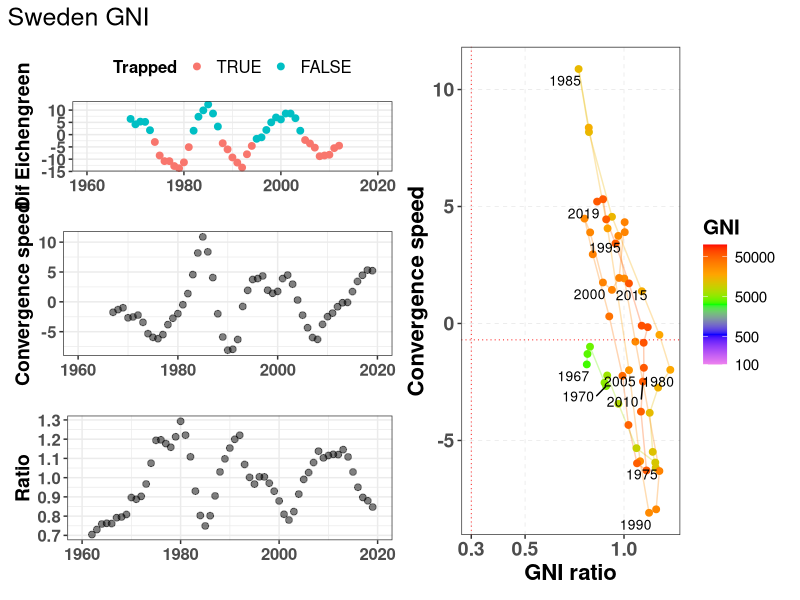
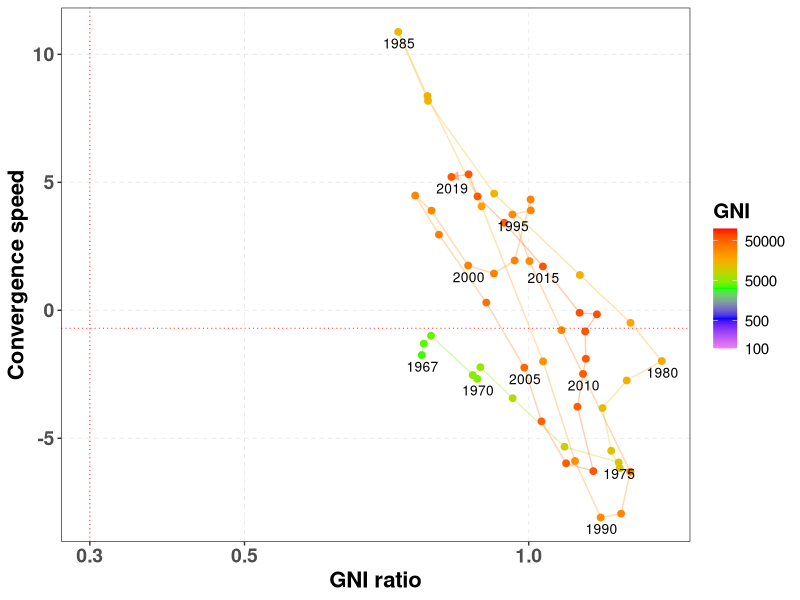
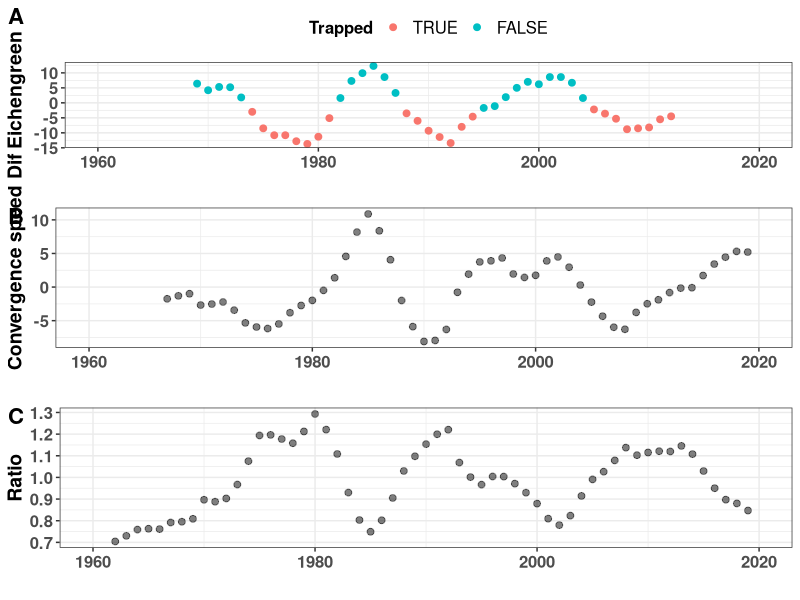
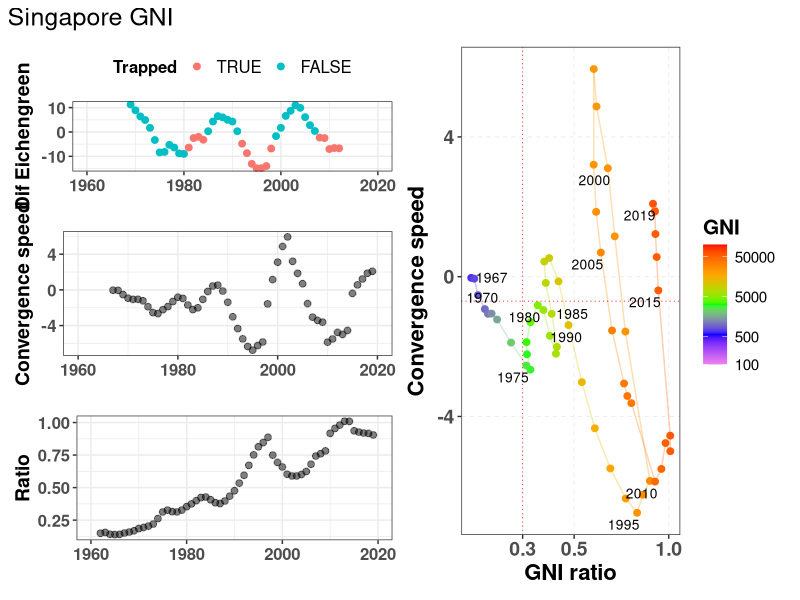
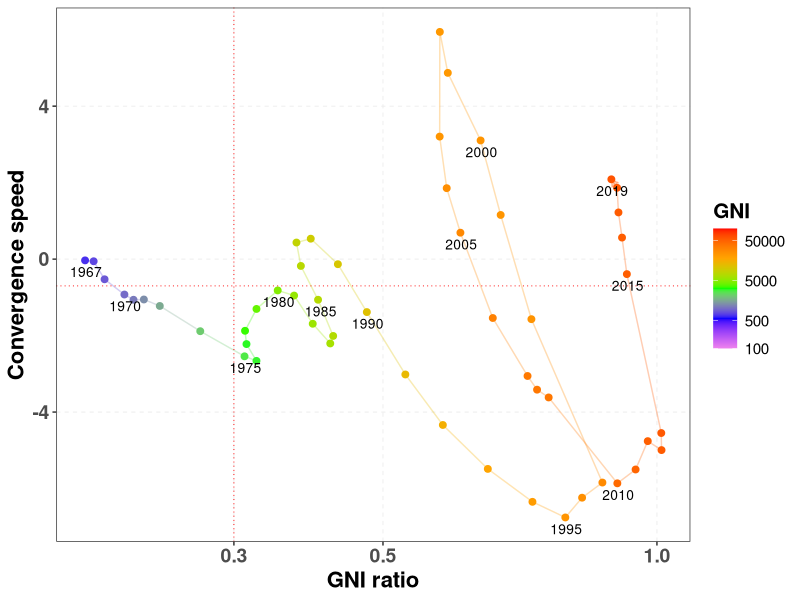
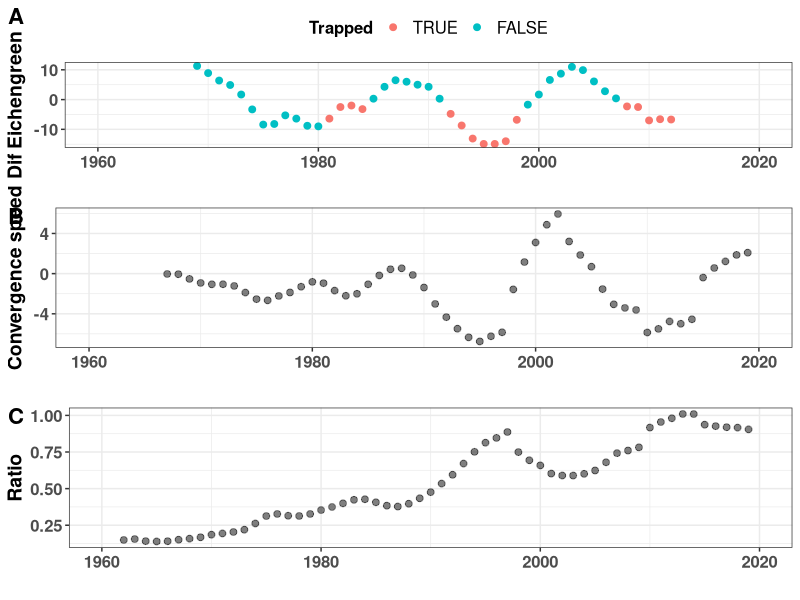
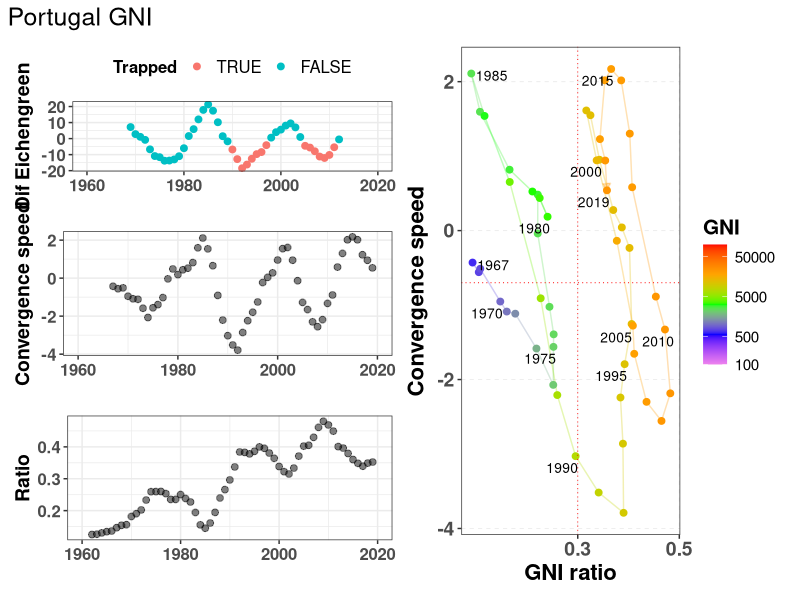
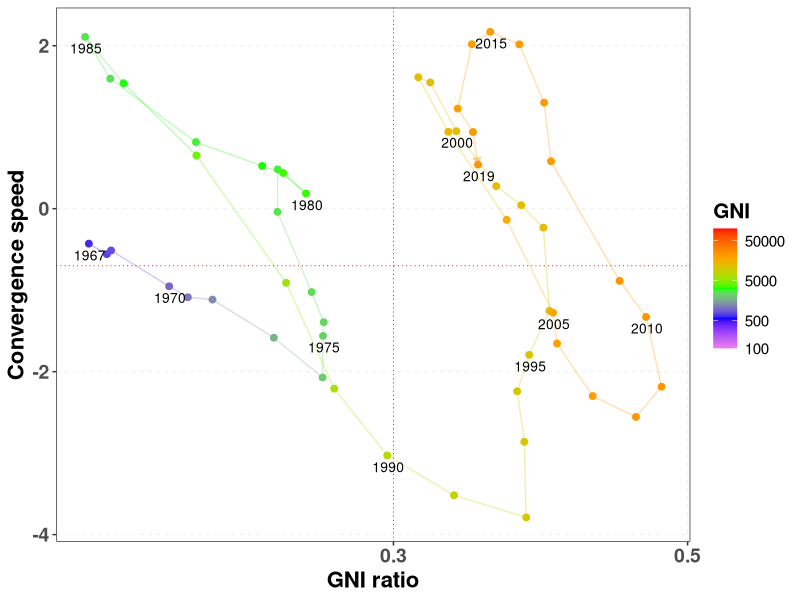

These figures' R source, in order: (Note: this script raises an error after producing the figures.)
# Script to generate all magnitudes
# 
# List lcriteria allows to choose GDP, GNI or both
#
# Author: Javier Garcia-Algarra
# August 2021
# 
# Inputs:  data/GDP2010_WB.csv    GNIS.csv
# Results: data/all_speeds_criteria.csv
#          figs/countries

library(ggplot2)
library(ggrepel)
library(cowplot)
library(patchwork)
library(zoo)

lcountry <- c("Brazil","Chile","China","Colombia","Mexico","Morocco","Malaysia","Korea, Rep.","Puerto Rico",
              "Nigeria","Vietnam","Peru","Bulgaria", "Thailand", "Paraguay","Bolivia","Lebanon",
              "India","Argentina","Pakistan","Philippines","Indonesia","Turkey","Ecuador","Guatemala","France","Italy",
              "South Africa","Uruguay","Botswana","Costa Rica","Panama","Nicaragua","El Salvador","Portugal","Spain")

criteria <- read.table("criteria.txt")
lcriteria <- criteria$V1

countries_msci <- read.csv("data/countries_msci.csv")
lcountrycode <- countries_msci$ISOCode

#lcountrycode <- c("ARG")   # Pick one country to test

USA_perc_middle <- 0.3
gap_widening <- -0.7
mmovper <- 5
print_indiv <- TRUE      # Print individual files
last_year_Ecihengreen <- 2013
tdir1 <- "figs"
tdir <- paste0(tdir1,"/countries")
if (!dir.exists(tdir))
  dir.create(tdir1)
  dir.create(tdir)

for (criteria in lcriteria)
{
  count_countries <- 0  
  for (countrycode in lcountrycode)
  {
    count_countries <- count_countries + 1
    print(paste(countrycode,criteria))
    if (criteria == "GNI"){
      DATA_WB <- read.csv("data/GNIS.csv")
    } else
      DATA_WB <- read.delim2("data/GDP2010_WB.csv")
    rawdata <- DATA_WB[DATA_WB$Country.Code==countrycode,]
    usadata <- DATA_WB[DATA_WB$Country.Name=="United States",]
    country <- DATA_WB[DATA_WB$Country.Code==countrycode,]$Country.Name
    datos_pais <- data.frame("Year"=seq(1960,2019))
    datos_pais$Magnitude = 0
    datos_pais$growth = 0
    datos_pais$gb = 0
    datos_pais$ga = 0
    datos_pais$dif = 0
    datos_pais$dgrowth_dt = 0
    datos_pais$USAMagnitude = 0
    datos_pais$ratio = 0
    datos_pais$dratio_dt = 0
    datos_pais$dratio_dt_mmov = 0
    period_calc = 7
    for (i in 1960:2020){
      datos_pais$Magnitude[i-(1960)] <- as.numeric(rawdata[,4+i-1960])
      datos_pais$USAMagnitude[i-(1960)] <- as.numeric(usadata[,4+i-1960]) # USA GDP or GNI
      datos_pais$ratio[i-(1960)] <- datos_pais$Magnitude[i-(1960)]/datos_pais$USAMagnitude[i-(1960)]
    }
    for (j in 2:nrow(datos_pais))
      datos_pais$growth[j] <- 100*(datos_pais$Magnitude[j] - datos_pais$Magnitude[j-1])/
                              (datos_pais$Magnitude[j-1])  # Magnitude growth
    for (j in 2:nrow(datos_pais)){
      datos_pais$dgrowth_dt[j] <- (datos_pais$growth[j] - datos_pais$growth[j-1])
      # Gap closing speed
      datos_pais$dratio_dt[j] <- 100*(datos_pais$ratio[j] - datos_pais$ratio[j-1])
    }
    datos_pais$dratio_dt_mmov <- rollmean(datos_pais$dratio_dt, mmovper, fill = NA,  align = "right")
    
    for (j in 2:nrow(datos_pais))
      datos_pais$dratio_dt2_mmov[j] <- (datos_pais$dratio_dt_mmov[j] - datos_pais$dratio_dt_mmov[j-1])
    # criteria Eichengreen
    for (j in period_calc:nrow(datos_pais))
      datos_pais$gb[j] <- sum(datos_pais$growth[(j-(period_calc-1)):j])/period_calc
    for (j in 1:(nrow(datos_pais)-period_calc))
      datos_pais$ga[j] <- sum(datos_pais$growth[(j+1):(j+(period_calc))])/period_calc
    for (j in 1:nrow(datos_pais))
      datos_pais$dif[j] <- datos_pais$ga[j]-datos_pais$gb[j]
    datosplot <- datos_pais[period_calc:(nrow(datos_pais)-period_calc),]
    datosplot$Trapped = FALSE
    mingb = 3.5
    mindif = -2
    minMagnitude = 5000
    limityears <- c(1960,2020)
    datosplot$gb = (floor(datosplot$gb* 10)+1)/10
    datosplot$dif = (floor(datosplot$dif* 10)+1)/10
    for (k in 1:nrow(datosplot)){
      datosplot$Trapped[k] = (datosplot$Magnitude[k]>minMagnitude) & (datosplot$gb[k]>=mingb) & (datosplot$dif[k] <= mindif)
    }
    pEichen <- ggplot(data= datosplot, aes(x=Year,y=dif,color=Trapped))+
         geom_point(size=2)+ylab(paste("Dif Eichengreen"))+xlab("")+
         scale_color_discrete(limits = c('TRUE', 'FALSE'))+
         xlim(limityears)+theme_bw()+ 
         theme(legend.position="top",
               legend.title = element_text(face="bold", size=12),
               legend.text = element_text( size=12),
            axis.text.y = element_text(face="bold", size=12),
            axis.text.x = element_text(face="bold", size=12),
            axis.title.x = element_text(face="bold", size=14),
            axis.title.y  = element_text(face="bold", size=14))
    
    datosEich <- datos_pais[(datos_pais$Year >= min(datosplot$Year))&
                              (datos_pais$Year<last_year_Ecihengreen),]
    datosEich <- datos_pais 
    pClosingGapSpeed <- ggplot(data= datosEich, aes(x=Year,y=-dratio_dt_mmov))+
      geom_point(size=2,col="black",alpha=0.5)+ylab(paste("Convergence speed"))+
      xlim(limityears)+theme_bw()+ xlab("")+
      theme(axis.text.y = element_text(face="bold", size=12),
            axis.text.x = element_text(face="bold", size=12),
            axis.title.x = element_text(face="bold", size=14),
            axis.title.y  = element_text(face="bold", size=14))
    
    pratio <- ggplot(data= datosEich, aes(x=Year,y=ratio))+
      geom_point(size=2,col="black",alpha=0.5)+ylab(paste("Ratio"))+
      xlim(limityears)+theme_bw() + xlab("")+
      theme(axis.text.y = element_text(face="bold", size=12),
                                axis.text.x = element_text(face="bold", size=12),
                                axis.title.x = element_text(face="bold", size=14),
                                axis.title.y  = element_text(face="bold", size=14))
    
    pizda <- plot_grid(
      pEichen, pClosingGapSpeed, pratio,
      ncol = 1
    )
    
    datos_pais$Country = country
    datos_pais$CountryCode = rawdata$Country.Code[1]
    if (print_indiv){
      ppi <- 300
      nfile <- paste0(tdir,"/ALL_",country,"_",criteria,"_",mmovper)
      png(paste0(nfile,".png"), width=12*ppi, height=7*ppi, res=ppi)

      my_breaks <- c(100,500,1000,2500,5000,10000,20000,50000)
      my_breaks <- c(100,500,5000,50000)
      datos_speed <- datos_pais[!is.na(datos_pais$dratio_dt_mmov),]
      pratiospeed <- ggplot(data=datos_speed) +
        geom_path(
          aes(y = -dratio_dt_mmov, x = ratio, colour=Magnitude),alpha=0.3,size = 0.5,
          arrow = arrow(length = unit(0.2, "cm"),type="closed"))+
        geom_point(aes(y = -dratio_dt_mmov, x = ratio, colour=Magnitude),size=2,
                 alpha=1) +
        scale_color_gradientn(name=criteria,colours=c("violet","blue","green","orange","red"),trans="log",
                                                      breaks = my_breaks, labels = my_breaks,limits=c(100,100000))+
        geom_hline(yintercept=gap_widening, color="red",linetype = "dotted",size=0.3) +
        geom_vline(xintercept=USA_perc_middle, color="red",linetype = "dotted",size=0.3) +
        geom_text_repel(data=subset(datos_speed,(Year%%5 == 0) | (Year==max(Year)) | (Year==min(Year))),
                    aes(label=Year,y = -dratio_dt_mmov, x = ratio, hjust=1,vjust=0.1),
                    size=3.5 ,color="black") + 
        scale_x_sqrt(breaks = c(0.01, 0.1, 0.3, 0.5,1))+
        ylab("Convergence speed") + xlab(paste(criteria,"ratio"))+
        theme_bw()+theme(panel.grid.minor = element_blank(),
                         panel.grid.major = element_line(size = 0.3,linetype = "dashed"),
                         legend.title = element_text(face="bold", size=15),
                         legend.text = element_text( size=11),
                         axis.text.y = element_text(face="bold", size=14),
                         axis.text.x = element_text(face="bold", size=14),
                         axis.title.x = element_text(face="bold", size=16),
                         axis.title.y  = element_text(face="bold", size=16))
      pacc <- ggplot(data=datos_pais) +
        geom_path(
          aes(y = -dratio_dt2_mmov, x = -dratio_dt_mmov),color="blue",alpha=0.3,
          linetype = "dotted", size = 0.5)+
        geom_point(aes(y = -dratio_dt2_mmov, x = -dratio_dt_mmov, size=ratio),
                   color="purple",alpha=0.2) +
        geom_text(data=subset(datos_pais,(Year%%5 == 0)),
                  aes(label=Year,y = -dratio_dt2_mmov, x = -dratio_dt_mmov, vjust=1, hjust=1.2),
                  size=2,color="purple") + xlab("Gap closing speed") + ylab("Gap closing acceleration") +
        theme_bw()+theme(legend.position="bottom",
                         panel.grid.minor = element_blank(),
                         panel.grid.major = element_line(size = 0.25))
      pdcha <- plot_grid(
        pratiospeed, pacc,
        ncol = 1
      )
      todo <- plot_grid(
        pizda,pratiospeed,
        ncol = 2
        )+plot_annotation(title = paste(country,criteria),
                          theme = theme(plot.title = element_text(size = 18)))
      print(todo)
      dev.off()
      
      nfile <- paste0(tdir,"/PHASE_",country,"_",criteria,"_",mmovper)
      png(paste0(nfile,".png"), width=8*ppi, height=7*ppi, res=ppi)
      print(pratiospeed)
      dev.off()
      
      nfile <- paste0(tdir,"/TIMELINE_",country,"_",criteria,"_",mmovper)
      png(paste0(nfile,".png"), width=7*ppi, height=10*ppi, res=ppi)
      ptimes <- plot_grid(
        pEichen, pClosingGapSpeed, pratio,labels=c("A","B","C"),
        label_size = 16,
        ncol = 1
      )
      print(ptimes)
      dev.off()
    }
    if (count_countries == 1)
      datos_all <- datos_pais
    else
      datos_all <- rbind(datos_all,datos_pais)
  }

  refx <- USA_perc_middle
  refy <- 0
  lp <- unique(datos_all$Country)
  datadist <- data.frame("Country"=c(),"CountryCode"=c(),"distX"=c(),"distY"=c())
  for (k in lp){
    clean_data <- datos_all[(datos_all$Country == k) & !is.na(datos_all$ratio) & 
                            !is.na(datos_all$dratio_dt_mmov),]
    datosx <- datos_all[(datos_all$Country == k) & !is.na(datos_all$ratio),]$ratio
    datosy <- datos_all[(datos_all$Country == k) & !is.na(datos_all$dratio_dt_mmov),]$dratio_dt_mmov
    datadist <- rbind(datadist,data.frame("Country"=k,"CountryCode"= clean_data$CountryCode[1],
                                          "distX"=mean(clean_data$ratio),
                      "distY"=mean(clean_data$dratio_dt_mmov)))
  }
  
  datos_total <- subset(datos_all,select=-c(ga,gb))
  if (length(lcountry)>1)  # to avoid accidental overwriting when testing with a short list
     write.csv(datos_total,paste0("data/all_speeds_",criteria,".csv"),row.names = FALSE)
     remove("datos_total")

  
}
